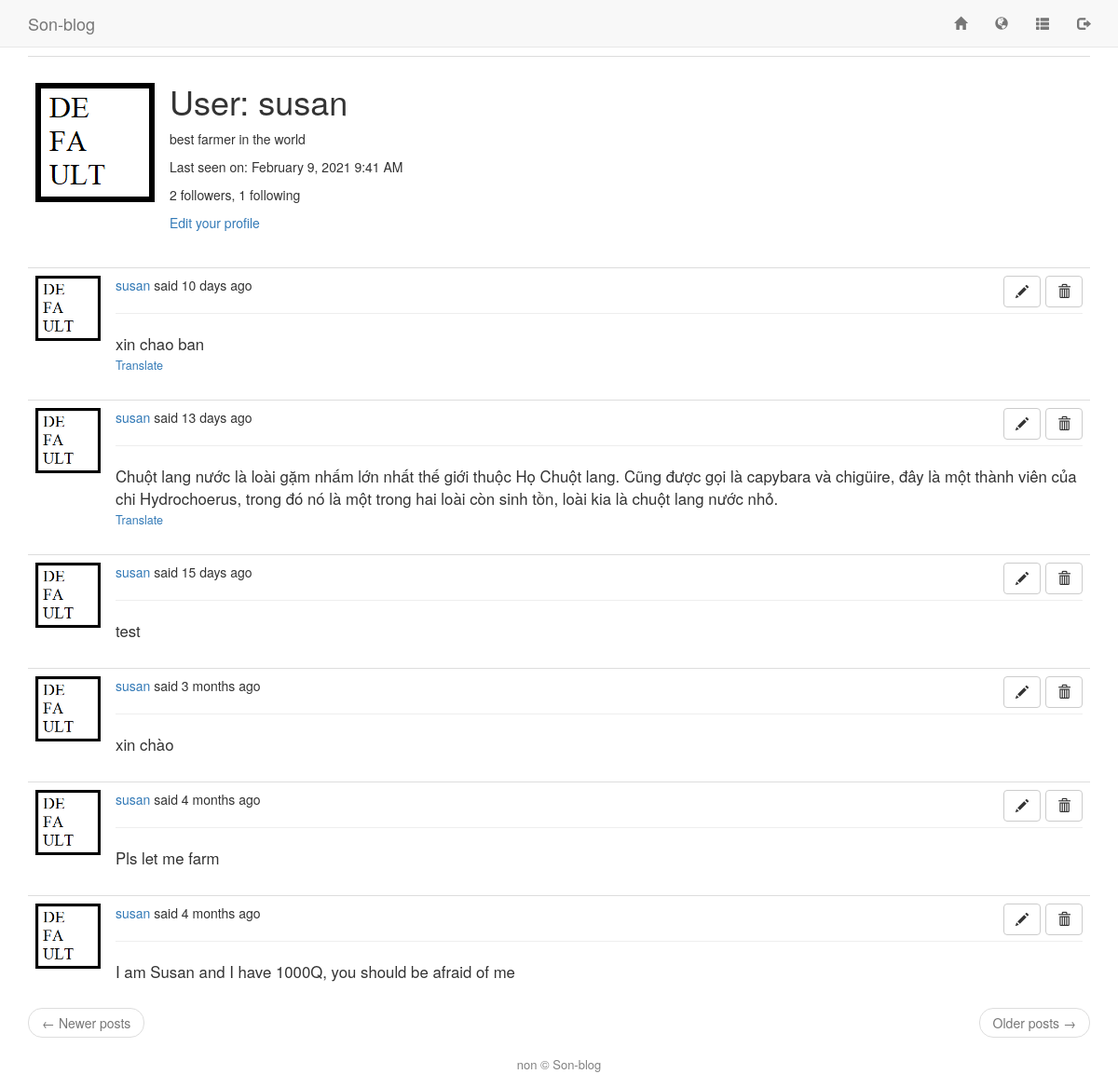
Page /user/susan (signed in) on the committed database.
### app/models.py (models this page shows, shortened)
class User(UserMixin, db.Model):
    id = db.Column(db.Integer, primary_key=True)
    username = db.Column(db.String(64), index=True, unique=True)
    email = db.Column(db.String(120), index=True, unique=True)
    password_hash = db.Column(db.String(128))
    posts = db.relationship('Post', backref='author', lazy='dynamic')
    about_me = db.Column(db.String(140))
    last_seen = db.Column(db.DateTime, default=datetime.utcnow)
    followed = db.relationship(
        'User', secondary=followers,
        primaryjoin=(followers.c.follower_id == id),
        secondaryjoin=(followers.c.followed_id == id),
        backref=db.backref('followers', lazy='dynamic'), lazy='dynamic'
    )
    def avatar(self, size=128):
        if os.path.isfile('../static/images/{}.png'.format(self.username)):
            return '../static/images/{}.png'.format(self.username)
        return '../static/images/default.png'

class Post(db.Model):
    id = db.Column(db.Integer, primary_key=True)
    body = db.Column(db.String(140))
    timestamp = db.Column(db.DateTime, index=True, default=datetime.utcnow)
    user_id = db.Column(db.Integer, db.ForeignKey('user.id'))
    language = db.Column(db.String(5))

### app/routes.py (the view)
@app.route('/user/<username>')
@login_required
def user(username):
    form = EmptyForm()
    user = User.query.filter_by(username=username).first_or_404()
    page = request.args.get('page', 1, type=int)
    posts = user.posts.order_by(Post.timestamp.desc()).paginate(
        page, app.config['POSTS_PER_PAGE'], False)
    next_url = url_for('user', username=user.username, page=posts.next_num) \
        if posts.has_next else None
    prev_url = url_for('user', username=user.username, page=posts.prev_num) \
        if posts.has_prev else None
    return render_template('user.html', user=user, posts=posts.items,
                           next_url=next_url, prev_url=prev_url, form=form)

### app/models.py (called while the page is built)
@login.user_loader
def load_user(id):
    return User.query.get(int(id))

### app/routes.py (called while the page is built)
@app.before_request
def before_request():
    if current_user.is_authenticated:
        current_user.last_seen = datetime.utcnow()
        db.session.commit()
        g.locale = str(get_locale())

### app/templates/user.html (shortened to what this page needs)
{% extends "base.html" %}
{% block app_content %}
    <table class="table table-hover">
        <tr>
            <td width="70px"><img style="margin-top: 20px;" src="{{ user.avatar(256) }}"></td>
            <td>
                <h1>{{ _('User') }}: {{ user.username }}</h1>
                {% if user.about_me %}<p>{{ user.about_me }}</p>{% endif %}
                {% if user.last_seen %}
                <p>{{ _('Last seen on') }}: {{ moment(user.last_seen).format('LLL') }}</p>
                {% endif %}
                <p>{{ _('%(count)d followers', count=user.followers.count()) }}, {{ _('%(count)d following', count=user.followed.count()) }}</p>
                {% if user == current_user %}
                <p><a href="{{ url_for('edit_profile') }}">{{ _('Edit your profile') }}</a></p>
                {% endif %}
            </td>
        </tr>
    </table>
    {% for post in posts %}
        {% include '_post.html' %}
    {% endfor %}
    <nav aria-label="...">
        <ul class="pager">
            <li class="previous{% if not prev_url %} disabled{% endif %}">
                <a href="{{ prev_url or '#' }}">
                    <span aria-hidden="true">&larr;</span> {{ _('Newer posts') }}
                </a>
            </li>
            <li class="next{% if not next_url %} disabled{% endif %}">
                <a href="{{ next_url or '#' }}">
                    {{ _('Older posts') }} <span aria-hidden="true">&rarr;</span>
                </a>
            </li>
        </ul>
    </nav>
{% endblock %}

### app/templates/_post.html (shortened to what this page needs)
<table class="table table-hover">
        <tr>
            <td width=70px>
                <a href="{{ url_for('user', username=post.author.username) }}">
                    <img width="70px" src="{{ post.author.avatar(70) }}" />
                </a>
            </td>
            <td>
                {{ _('%(username)s said %(when)s',
                    username=user_link, when=moment(post.timestamp).fromNow()) }}
                {% if current_user.username == post.author.username %}
                <div id="post_option{{ post.id }}" style="display: inline;">
                <button type="button" class="btn btn-default pull-right" data-toggle="tooltip" title="Delete" onclick="deletePost('#post_option{{ post.id }}', '{{ post.id }}', '{{ post.body }}', '{{ post.language }}', '{{ g.locale }}')">
                    <span class="glyphicon glyphicon glyphicon-trash" ></span>
                </button>
                <button type="button" class="btn btn-default pull-right" style="margin-right: 5px;" data-toggle="tooltip" title="Edit" onclick="editPost('#post_option{{ post.id }}', '{{ post.id }}', '{{ post.body }}', '{{ post.language }}', '{{ g.locale }}')">
                    <span class="glyphicon glyphicon-pencil" ></span>
                </button>
                </div>
                {% endif %}
                <hr>
                <div id="post_body{{ post.id }}">
                <span id="post{{ post.id }}" style="font-size: 1.2em;">{{ post.body }}</span>
                {% if post.language and post.language != g.locale %}
                <br>
                <span id="translation{{ post.id }}" style="font-size: 0.9em;">
                    <a href="javascript:translate(
                                '#post{{ post.id }}',
                                '#translation{{ post.id }}',
                                '{{ post.language }}',
                                '{{ g.locale }}');">{{ _('Translate') }}</a>
                </span>
                </div>
                {% endif %}
            </td>
        </tr>
    </table>

### rows in the picture
User: username "susan", about_me "best farmer in the world", last_seen "February 9, 2021 9:41 AM"
Post: body "xin chao ban"
Post: body "Chuột lang nước là loài gặm nhấm lớn nhất thế giới thuộc Họ Chuột lang. Cũng được gọi là capybara và chigüire, đây là một thành viên của chi Hydrochoerus, trong đó nó là một trong hai loài còn sinh tồn, loài kia là chuột lang nước nhỏ."
Post: body "test"
Post: body "xin chào"
Post: body "Pls let me farm"
Post: body "I am Susan and I have 1000Q, you should be afraid of me"
